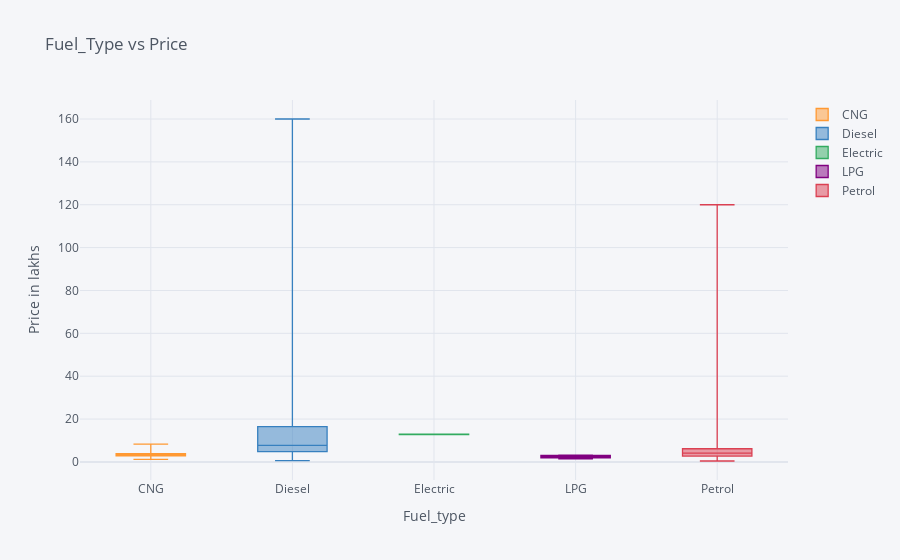

Source (notebook cell):
### Code cell
dataset_train[["Fuel_Type","Price"]].pivot(columns="Fuel_Type",values="Price").iplot(x="Fuel_Type",y="Price",kind="box",xTitle="Fuel_type",yTitle="Price in lakhs",title="Fuel_Type vs Price")
## this shows that Fuel_Type is important feature for price

### Figure 1 — Plotly figure (JSON) as saved in the notebook; plotly's stock layout.template omitted (floating-point values rounded to 4 significant figures; data arrays with more than 128 entries replaced by an {"elided": "..."} marker saying what was removed)
{"data": [{"boxpoints": false, "line": {"width": 1.3}, "marker": {"color": "rgba(255, 153, 51, 1.0)"}, "name": "CNG", "orientation": "v", "type": "box", "y": {"elided": "6019 float values"}}, {"boxpoints": false, "line": {"width": 1.3}, "marker": {"color": "rgba(55, 128, 191, 1.0)"}, "name": "Diesel", "orientation": "v", "type": "box", "y": {"elided": "6019 float values"}}, {"boxpoints": false, "line": {"width": 1.3}, "marker": {"color": "rgba(50, 171, 96, 1.0)"}, "name": "Electric", "orientation": "v", "type": "box", "y": {"elided": "6019 float values"}}, {"boxpoints": false, "line": {"width": 1.3}, "marker": {"color": "rgba(128, 0, 128, 1.0)"}, "name": "LPG", "orientation": "v", "type": "box", "y": {"elided": "6019 float values"}}, {"boxpoints": false, "line": {"width": 1.3}, "marker": {"color": "rgba(219, 64, 82, 1.0)"}, "name": "Petrol", "orientation": "v", "type": "box", "y": {"elided": "6019 float values"}}], "layout": {"legend": {"bgcolor": "#F5F6F9", "font": {"color": "#4D5663"}}, "paper_bgcolor": "#F5F6F9", "plot_bgcolor": "#F5F6F9", "title": {"font": {"color": "#4D5663"}, "text": "Fuel_Type vs Price"}, "xaxis": {"gridcolor": "#E1E5ED", "showgrid": true, "tickfont": {"color": "#4D5663"}, "title": {"font": {"color": "#4D5663"}, "text": "Fuel_type"}, "zerolinecolor": "#E1E5ED"}, "yaxis": {"gridcolor": "#E1E5ED", "showgrid": true, "tickfont": {"color": "#4D5663"}, "title": {"font": {"color": "#4D5663"}, "text": "Price in lakhs"}, "zerolinecolor": "#E1E5ED"}}}
